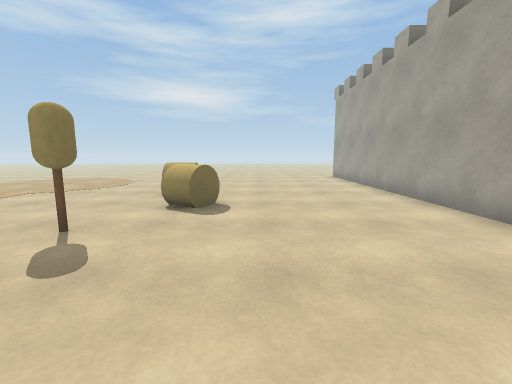
view 1 (above)

14 first-person views from a walk through a scene from a Unity 3-D project. The camera is 1.2 m above the floor, tilts 8° down and sees 90° across. The floor is counted in squares, 1 m on a side. Each view is taken from the middle of a square. On the plan, view 1 faces up. The plan holds only what a view shows up to about 12 squares ahead; the rest is blank. The place goes on beyond the plan. The player character is not drawn.

view 2
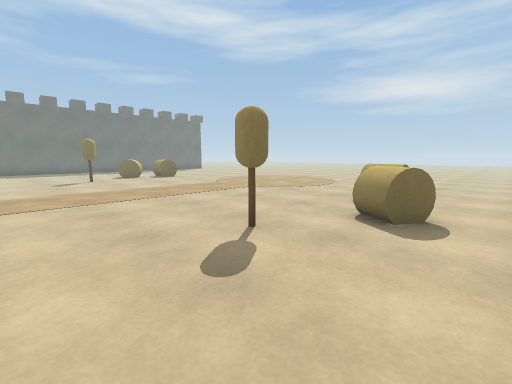

view 3
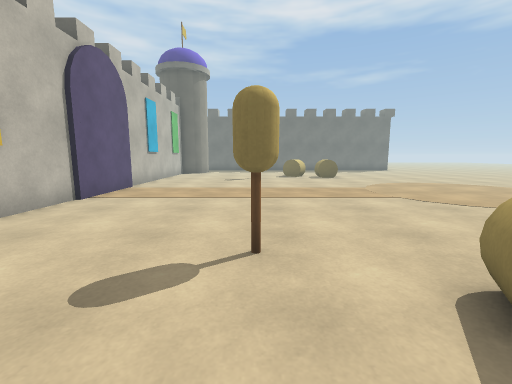

view 4
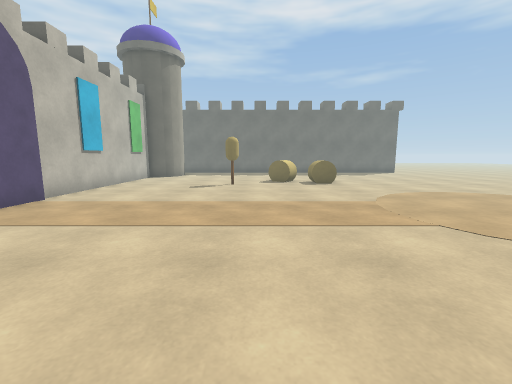

view 5
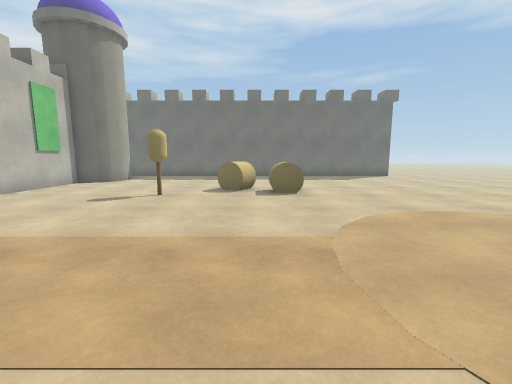

view 6
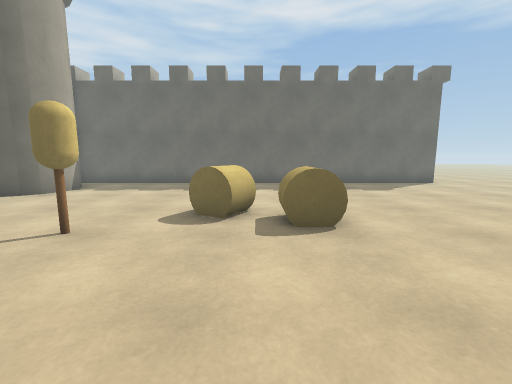

view 7
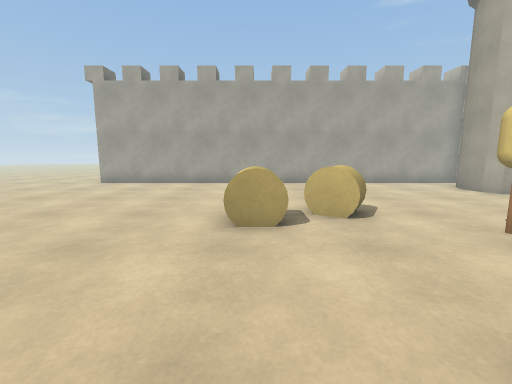

view 8
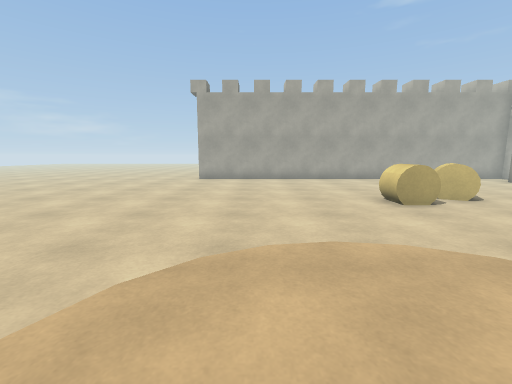

view 9
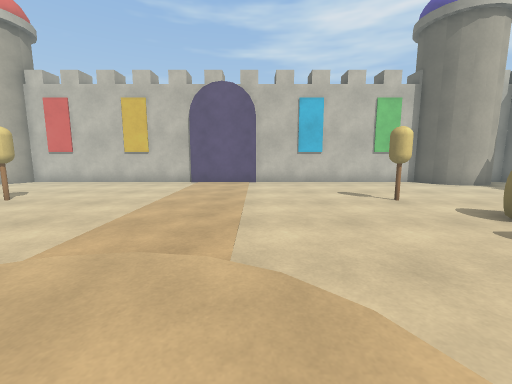

view 10
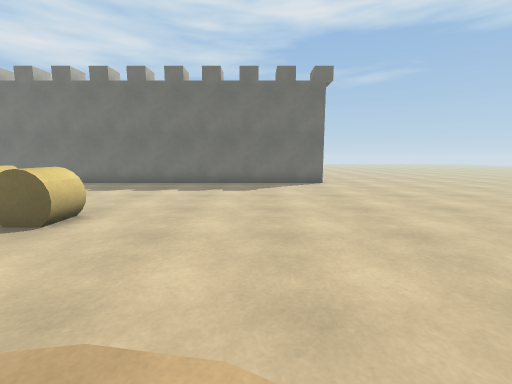

view 11
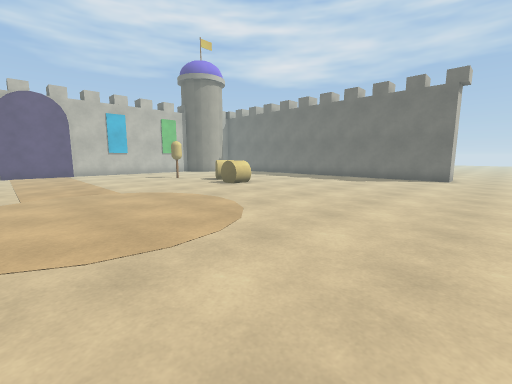

view 12
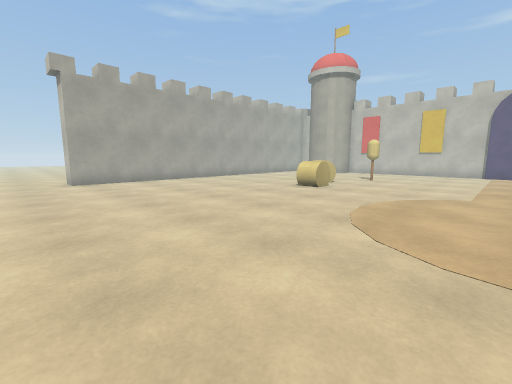

view 13
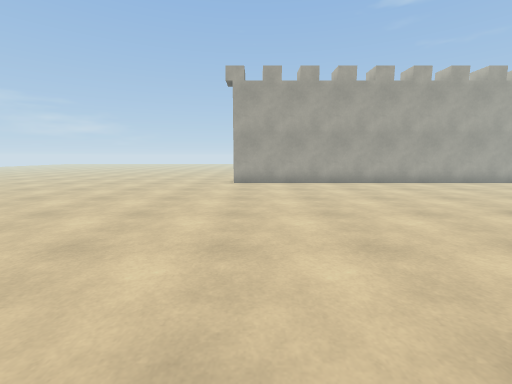

view 14
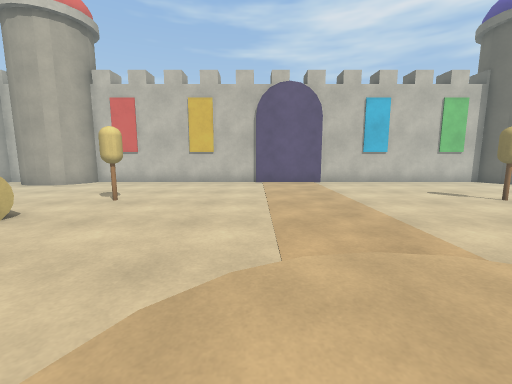

### Floor plan
Points are (right, up) in squares from view 1. A wall is a line through its corners. A room is listed if a view was taken in it or the views show most of it. See-through windows are left out.
Room 1 (views 1, 2, 3, 4, 5, 6, 7, 8, 9, 10, 11, 12, 13, 14)
walls: (-9.5, -1) (-8.4, -1); (-7.6, -1) (0.4, -1) (0.5, -0.6) (0.7, -0.2) (1, 0.2) (1.5, 0.4) (2.3, 0.5); (-13.5, -1) (-10.4, -1); (-18.6, 0.5) (-17.8, 0.1) (-17.5, -0.6) (-17.4, -1) (-15.4, -1); (-21.5, 14.6) (-21.5, -1); (2, 0.5) (2.5, 0.4) (3, 0.1); (-20, 0.2) (-19.5, 0.4) (-19, 0.5) (-18.2, 0.4) (-17.7, -0.1); (4.5, -1.1) (4.5, 14.6)
ways out: opening at (-23, 16); opening at (5, 13.5)
objects: other object (-22, 15); other object (-16, 6) to (-15, 6); other object (-15, 7) to (-14, 8); other object (-14, 4); other object (-13, 4); other object (-3, 4); other object (-3, 7) to (-2, 8); other object (-2, 4); other object (-2, 6) to (-1, 7)

Positions as (right, up) in squares from view 1, and headings:
1: (0, 0), facing up
2: (0, 1), facing up-left
3: (0, 4), facing left
4: (-3, 5), facing left
5: (-6, 7), facing left
6: (-10, 7), facing left
7: (-7, 8), facing right
8: (-9, 12), facing right
9: (-10, 11), facing down
10: (-10, 12), facing left
11: (-7, 17), facing down-left
12: (-8, 17), facing down-right
13: (-7, 14), facing right
14: (-7, 11), facing down
